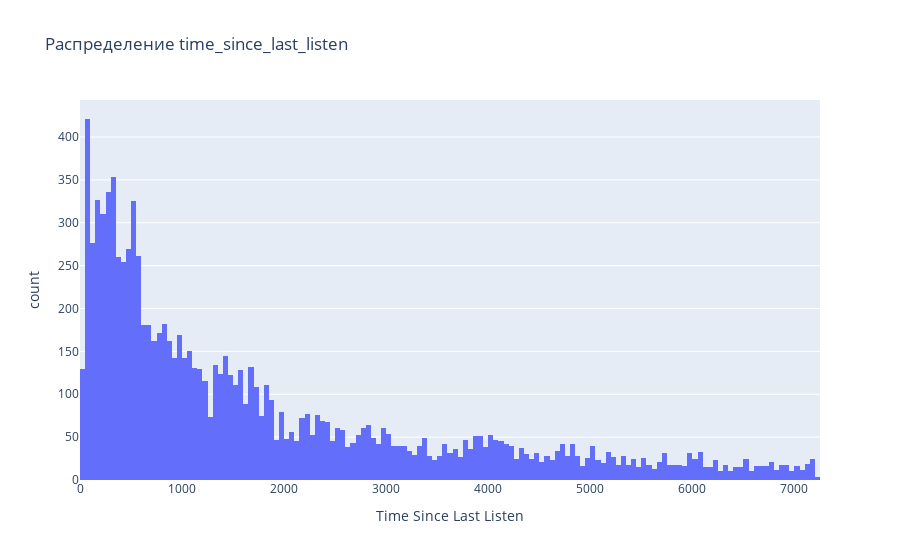

Source (notebook cell):
### Markdown cell above
В рекомендациях встречаются уже прослушанные пользователем пенси, ниже на графике отображено через сколько дней начинают появляться прослушанные песни в рекомендациях. Наибольшее количество сосредоточено на 2-3 дня. В дальнейшнем именно такой промежуток будет использовать при фильтрации "недавно прослушанные"

### Code cell
import polars as pl

train = pl.scan_parquet("../data/train_df_preprocessed.parquet").filter(pl.col("is_organic") == 1)
test  = pl.scan_parquet("../data/test_df_preprocessed.parquet").filter(pl.col("is_organic") == 0)

last_train = (
    train
    .group_by(["uid", "item_id"])
    .agg(pl.col("timestamp").max().alias("last_train_ts"))
)

first_test = (
    test
    .group_by(["uid", "item_id"])
    .agg(pl.col("timestamp").min().alias("first_test_ts"))
)

diff = (
    first_test
    .join(last_train, on=["uid", "item_id"], how="left")
    .with_columns(
        (pl.col("first_test_ts") - pl.col("last_train_ts"))
        .alias("time_since_last_listen")
    )
)

tmp = diff.collect().to_pandas()
    
tmp["time_since_last_listen"] = tmp["time_since_last_listen"]/60/60

fig = px.histogram(
    tmp,
    x="time_since_last_listen",
    title="Распределение time_since_last_listen",
    labels={"time_since_last_listen": "Time Since Last Listen"}
)

fig.show()

### Figure 1 — Plotly figure (JSON) as saved in the notebook; plotly's stock layout.template omitted (floating-point values rounded to 4 significant figures; data arrays with more than 128 entries replaced by an {"elided": "..."} marker saying what was removed)
{"data": [{"bingroup": "x", "hovertemplate": "Time Since Last Listen=%{x}<br>count=%{y}<extra></extra>", "legendgroup": "", "marker": {"color": "#636efa", "pattern": {"shape": ""}}, "name": "", "orientation": "v", "showlegend": false, "type": "histogram", "x": {"elided": "77938 float values"}, "xaxis": "x", "yaxis": "y"}], "layout": {"barmode": "relative", "legend": {"tracegroupgap": 0}, "title": {"text": "Распределение time_since_last_listen"}, "xaxis": {"anchor": "y", "domain": [0, 1], "title": {"text": "Time Since Last Listen"}}, "yaxis": {"anchor": "x", "domain": [0, 1], "title": {"text": "count"}}}}
